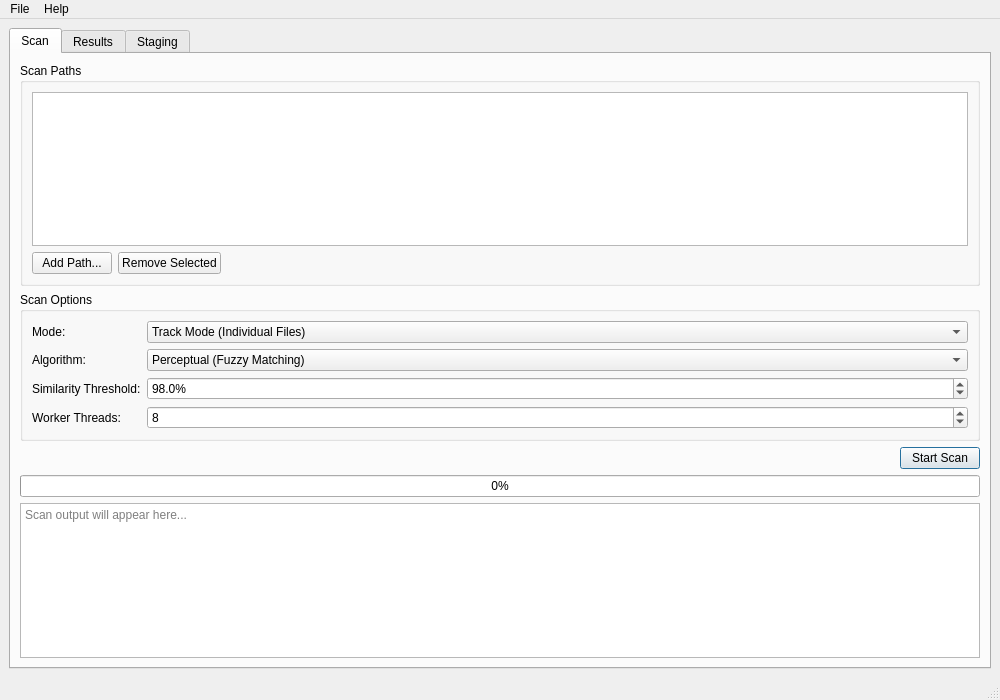
<?xml version="1.0" encoding="UTF-8"?>
<ui version="4.0">
 <class>MainWindow</class>
 <widget class="QMainWindow" name="MainWindow">
  <property name="geometry">
   <rect>
    <x>0</x>
    <y>0</y>
    <width>1000</width>
    <height>700</height>
   </rect>
  </property>
  <property name="windowTitle">
   <string>duperscooper - Duplicate Audio File Manager</string>
  </property>
  <widget class="QWidget" name="centralwidget">
   <layout class="QVBoxLayout" name="verticalLayout">
    <item>
     <widget class="QTabWidget" name="tabWidget">
      <property name="currentIndex">
       <number>0</number>
      </property>
      <widget class="QWidget" name="scanTab">
       <attribute name="title">
        <string>Scan</string>
       </attribute>
       <layout class="QVBoxLayout" name="scanLayout">
        <item>
         <widget class="QGroupBox" name="pathsGroup">
          <property name="title">
           <string>Scan Paths</string>
          </property>
          <layout class="QVBoxLayout" name="pathsLayout">
           <item>
            <widget class="QListWidget" name="pathsList"/>
           </item>
           <item>
            <layout class="QHBoxLayout" name="pathButtonsLayout">
             <item>
              <widget class="QPushButton" name="addPathButton">
               <property name="text">
                <string>Add Path...</string>
               </property>
              </widget>
             </item>
             <item>
              <widget class="QPushButton" name="removePathButton">
               <property name="text">
                <string>Remove Selected</string>
               </property>
              </widget>
             </item>
             <item>
              <spacer name="horizontalSpacer">
               <property name="orientation">
                <enum>Qt::Horizontal</enum>
               </property>
               <property name="sizeHint" stdset="0">
                <size>
                 <width>40</width>
                 <height>20</height>
                </size>
               </property>
              </spacer>
             </item>
            </layout>
           </item>
          </layout>
         </widget>
        </item>
        <item>
         <widget class="QGroupBox" name="optionsGroup">
          <property name="title">
           <string>Scan Options</string>
          </property>
          <layout class="QFormLayout" name="optionsFormLayout">
           <item row="0" column="0">
            <widget class="QLabel" name="modeLabel">
             <property name="text">
              <string>Mode:</string>
             </property>
            </widget>
           </item>
           <item row="0" column="1">
            <widget class="QComboBox" name="modeCombo">
             <item>
              <property name="text">
               <string>Track Mode (Individual Files)</string>
              </property>
             </item>
             <item>
              <property name="text">
               <string>Album Mode (Directories)</string>
              </property>
             </item>
            </widget>
           </item>
           <item row="1" column="0">
            <widget class="QLabel" name="algorithmLabel">
             <property name="text">
              <string>Algorithm:</string>
             </property>
            </widget>
           </item>
           <item row="1" column="1">
            <widget class="QComboBox" name="algorithmCombo">
             <item>
              <property name="text">
               <string>Perceptual (Fuzzy Matching)</string>
              </property>
             </item>
             <item>
              <property name="text">
               <string>Exact (Byte Matching)</string>
              </property>
             </item>
            </widget>
           </item>
           <item row="2" column="0">
            <widget class="QLabel" name="thresholdLabel">
             <property name="text">
              <string>Similarity Threshold:</string>
             </property>
            </widget>
           </item>
           <item row="2" column="1">
            <widget class="QDoubleSpinBox" name="thresholdSpin">
             <property name="suffix">
              <string>%</string>
             </property>
             <property name="decimals">
              <number>1</number>
             </property>
             <property name="minimum">
              <double>80.000000000000000</double>
             </property>
             <property name="maximum">
              <double>100.000000000000000</double>
             </property>
             <property name="value">
              <double>98.000000000000000</double>
             </property>
            </widget>
           </item>
           <item row="3" column="0">
            <widget class="QLabel" name="workersLabel">
             <property name="text">
              <string>Worker Threads:</string>
             </property>
            </widget>
           </item>
           <item row="3" column="1">
            <widget class="QSpinBox" name="workersSpin">
             <property name="minimum">
              <number>1</number>
             </property>
             <property name="maximum">
              <number>32</number>
             </property>
             <property name="value">
              <number>8</number>
             </property>
            </widget>
           </item>
          </layout>
         </widget>
        </item>
        <item>
         <layout class="QHBoxLayout" name="scanButtonsLayout">
          <item>
           <spacer name="scanSpacer">
            <property name="orientation">
             <enum>Qt::Horizontal</enum>
            </property>
            <property name="sizeHint" stdset="0">
             <size>
              <width>40</width>
              <height>20</height>
             </size>
            </property>
           </spacer>
          </item>
          <item>
           <widget class="QPushButton" name="startScanButton">
            <property name="text">
             <string>Start Scan</string>
            </property>
            <property name="default">
             <bool>true</bool>
            </property>
           </widget>
          </item>
         </layout>
        </item>
        <item>
         <widget class="QProgressBar" name="scanProgressBar">
          <property name="value">
           <number>0</number>
          </property>
          <property name="textVisible">
           <bool>true</bool>
          </property>
         </widget>
        </item>
        <item>
         <widget class="QTextEdit" name="scanLogText">
          <property name="readOnly">
           <bool>true</bool>
          </property>
          <property name="placeholderText">
           <string>Scan output will appear here...</string>
          </property>
         </widget>
        </item>
       </layout>
      </widget>
      <widget class="QWidget" name="resultsTab">
       <attribute name="title">
        <string>Results</string>
       </attribute>
       <layout class="QVBoxLayout" name="resultsLayout">
        <item>
         <widget class="QLabel" name="resultsLabel">
          <property name="text">
           <string/>
          </property>
         </widget>
        </item>
       </layout>
      </widget>
      <widget class="QWidget" name="stagingTab">
       <attribute name="title">
        <string>Staging</string>
       </attribute>
       <layout class="QVBoxLayout" name="stagingLayout">
        <item>
         <widget class="QLabel" name="stagingLabel">
          <property name="text">
           <string>Staging management coming soon...</string>
          </property>
         </widget>
        </item>
       </layout>
      </widget>
     </widget>
    </item>
   </layout>
  </widget>
  <widget class="QMenuBar" name="menubar">
   <property name="geometry">
    <rect>
     <x>0</x>
     <y>0</y>
     <width>1000</width>
     <height>22</height>
    </rect>
   </property>
   <widget class="QMenu" name="menuFile">
    <property name="title">
     <string>File</string>
    </property>
    <addaction name="actionOpen"/>
    <addaction name="actionSave"/>
    <addaction name="separator"/>
    <addaction name="actionExit"/>
   </widget>
   <widget class="QMenu" name="menuHelp">
    <property name="title">
     <string>Help</string>
    </property>
    <addaction name="actionAbout"/>
   </widget>
   <addaction name="menuFile"/>
   <addaction name="menuHelp"/>
  </widget>
  <widget class="QStatusBar" name="statusbar"/>
  <action name="actionOpen">
   <property name="text">
    <string>Open Scan Results...</string>
   </property>
  </action>
  <action name="actionSave">
   <property name="text">
    <string>Save Scan Results...</string>
   </property>
  </action>
  <action name="actionExit">
   <property name="text">
    <string>Exit</string>
   </property>
  </action>
  <action name="actionAbout">
   <property name="text">
    <string>About</string>
   </property>
  </action>
 </widget>
 <resources/>
 <connections/>
</ui>
